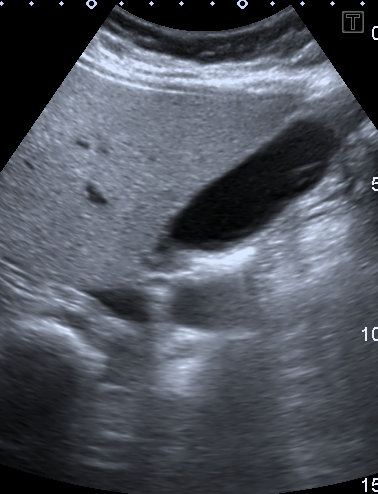
#> input picture stage1/normal/ch_20260423-222702-id_02.png, 378 x 494 px
$ python -i remove_calipers.py   (imports and definitions only)
#> lines starting #> are read from the running program, lines starting #| are printed output that depends on the picture; after the words box and inside, x2 and y2 are one past the last pixel; in counts of white or black regions, pixels touching at a corner belong together
#> further down, picture is the input picture: shape (494, 378, 3); mean B, G, R 90.9, 81.7, 77.2
"""
Remove caliper markers from stone images via OpenCV inpainting.

What this does:
- Reads from stage1/ (post-Chughtai-crop)
- Stone frames: detects bright/colored caliper pixels via HSV threshold, inpaints
- Non-stone frames: copied as-is (no calipers expected)
- Output goes to stage2/ (non-destructive, stage1/ unchanged)

Run:
    python remove_calipers.py
    python remove_calipers.py --preview           # show one before/after, don't write
    python remove_calipers.py --preview --file stones/gd_2025-10-01_khursheed-bb_01.png
"""

import argparse
from pathlib import Path
import shutil

import cv2
import numpy as np
import pandas as pd


DATASET_ROOT = Path(__file__).parent
STAGE1       = DATASET_ROOT / "stage1"
STAGE2       = DATASET_ROOT / "stage2"
MANIFEST     = DATASET_ROOT / "manifest.csv"


def build_caliper_mask(img: np.ndarray) -> np.ndarray:
    hsv = cv2.cvtColor(img, cv2.COLOR_BGR2HSV)
#> hsv: shape (494, 378, 3); mean H, S, V 97.2, 34.1, 90.9

    # bright white/grey caliper markers (high value, any hue, low-mid saturation)
    mask_white = cv2.inRange(hsv, (0, 0, 220), (180, 60, 255))
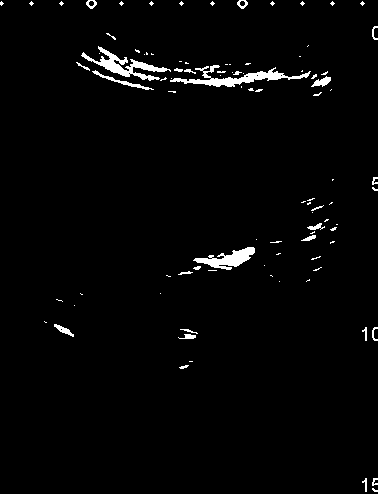
#> mask_white: shape (494, 378); 2.1% white; 95 white regions (69 under 20 px), largest, box (x1, y1, x2, y2) and area: (170, 65, 311, 87) 915, (81, 46, 171, 81) 828, (193, 247, 255, 270) 633

    # colored markers — cyan, yellow, orange (high saturation)
    mask_color = cv2.inRange(hsv, (0, 100, 150), (180, 255, 255))
#> mask_color: shape (494, 378); every value is 0

    mask = cv2.bitwise_or(mask_white, mask_color)

    # exclude large bright regions (fan highlight, not calipers)
    # calipers are small — remove connected components larger than 300px
    num_labels, labels, stats, _ = cv2.connectedComponentsWithStats(mask, connectivity=8)
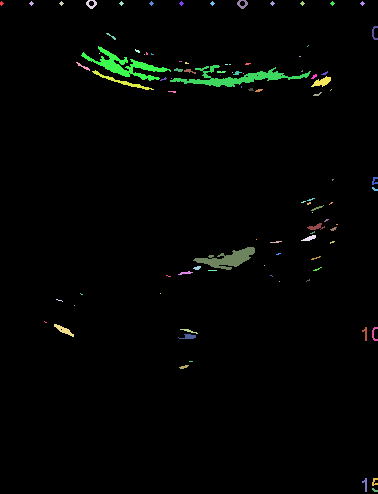
#> labels: shape (494, 378) int32; 96 distinct labels, from 0 to 95; one colour per label, 0 black
#> num_labels = 96; stats = 96 rows, first 6: [0, 0, 378, 494, 182739], [0, 1, 4, 5, 12], [29, 1, 5, 5, 13], [59, 1, 5, 5, 13], [86, 0, 11, 9, 52], [119, 1, 5, 5, 13]
    filtered = np.zeros_like(mask)
    for i in range(1, num_labels):
        if stats[i, cv2.CC_STAT_AREA] < 300:
            filtered[labels == i] = 255
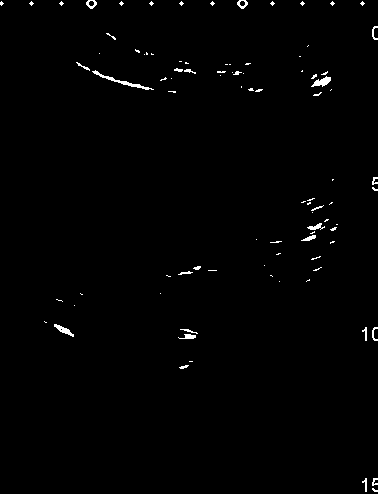
#> filtered: shape (494, 378); 0.87% white in thin lines or dots

    # small dilation to cover anti-aliased edges
    kernel = np.ones((3, 3), np.uint8)
    filtered = cv2.dilate(filtered, kernel, iterations=1)
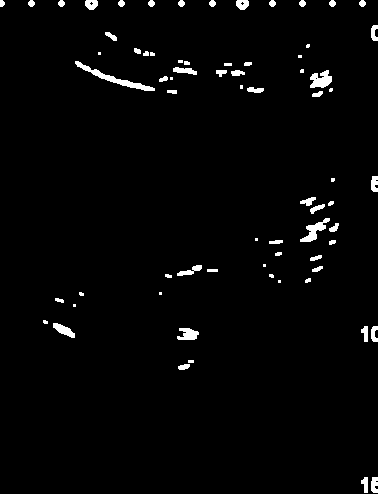
#> filtered: shape (494, 378); 2.1% white; 71 white regions (19 under 20 px), largest, box (x1, y1, x2, y2) and area: (75, 61, 155, 91) 432, (300, 218, 330, 242) 269, (310, 70, 332, 88) 265
    return filtered


def remove_calipers(img: np.ndarray) -> tuple[np.ndarray, np.ndarray]:
    mask   = build_caliper_mask(img)
    result = cv2.inpaint(img, mask, inpaintRadius=5, flags=cv2.INPAINT_TELEA)
    return result, mask


# [55 lines left out: function main, not called in this run]


# [8 lines not run here, left out]

>>> import cv2
>>> picture = cv2.imread('stage1/normal/ch_20260423-222702-id_02.png')
>>> result = remove_calipers(picture)

$ run again, on stage1/stones/ch_asia_03.png
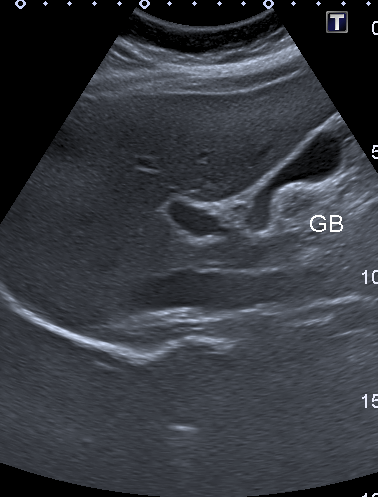
#> input picture stage1/stones/ch_asia_03.png, 378 x 497 px
#> picture is the input picture: shape (497, 378, 3); mean B, G, R 62.5, 56.1, 53
#> hsv: shape (497, 378, 3); mean H, S, V 90.8, 32.3, 62.5
#> in build_caliper_mask, `mask_white = cv2.inRange(hsv, (0, 0, 220), (180, 60, 255))`:
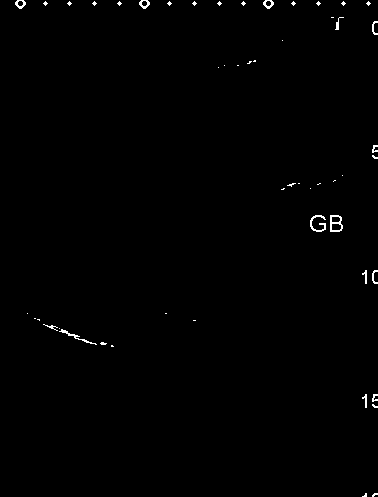
#> mask_white: shape (497, 378); 0.54% white in thin lines or dots
#> mask_color: shape (497, 378); every value is 0
#> labels: shape (497, 378) int32; 53 distinct labels, from 0 to 52
#> num_labels = 53; stats = 53 rows, first 6: [0, 0, 378, 497, 186851], [15, 0, 11, 9, 52], [43, 1, 5, 5, 13], [67, 1, 5, 5, 13], [92, 1, 5, 5, 13], [117, 1, 5, 5, 13]
#> in build_caliper_mask, `filtered = cv2.dilate(filtered, kernel, iterations=1)`:
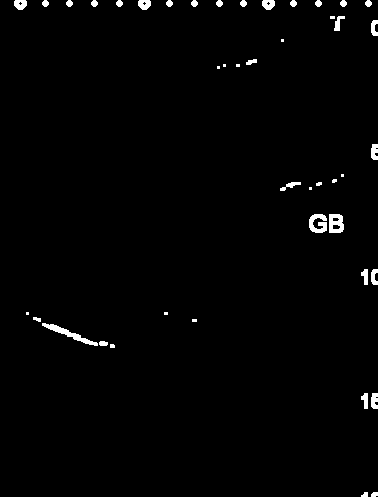
#> filtered: shape (497, 378); 1.3% white; 44 white regions (12 under 20 px), largest, box (x1, y1, x2, y2) and area: (42, 323, 98, 346) 293, (309, 214, 327, 233) 231, (329, 214, 344, 233) 224

$ run again, on stage1/stones/ch_nauraz-fatima_02.png
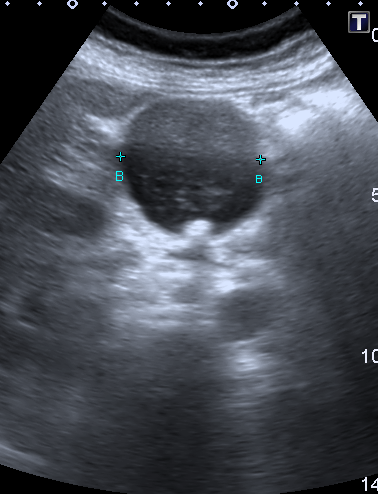
#> input picture stage1/stones/ch_nauraz-fatima_02.png, 378 x 494 px
#> picture is the input picture: shape (494, 378, 3); mean B, G, R 84.8, 76.3, 71.9
#> hsv: shape (494, 378, 3); mean H, S, V 97.5, 34.3, 84.8
#> mask_white: shape (494, 378); 3.5% white; 108 white regions (74 under 20 px), largest, box (x1, y1, x2, y2) and area: (276, 87, 360, 135) 1711, (122, 226, 190, 273) 1228, (96, 59, 150, 87) 302
#> mask_color: shape (494, 378); 0.05% white in thin lines or dots, all inside (x1, y1, x2, y2) = (116, 152, 265, 183)
#> in build_caliper_mask, `num_labels, labels, stats, _ = cv2.connectedComponentsWithStats(mask, ..`:
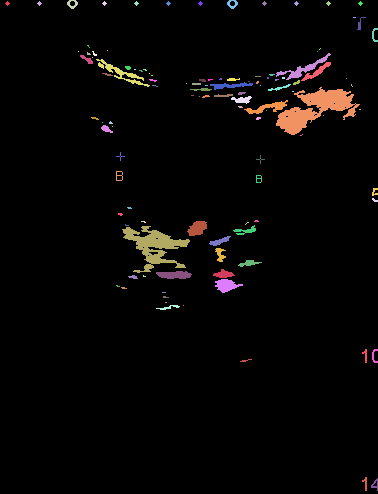
#> labels: shape (494, 378) int32; 113 distinct labels, from 0 to 112; one colour per label, 0 black
#> num_labels = 113; stats = 113 rows, first 6: [0, 0, 378, 494, 180140], [5, 1, 5, 5, 13], [37, 1, 5, 5, 13], [67, 0, 11, 9, 52], [102, 1, 5, 5, 13], [134, 1, 5, 5, 13]
#> in remove_calipers, `result = cv2.inpaint(img, mask, inpaintRadius=5, flags=cv2.INPAINT_TEL..`:
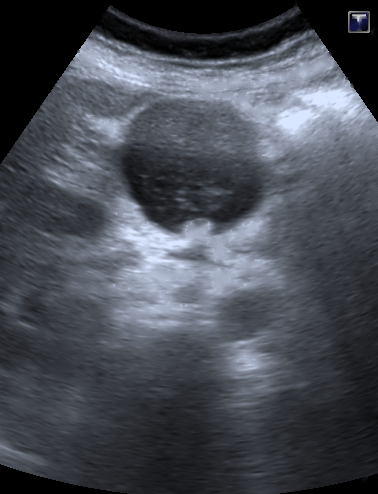
#> result: shape (494, 378, 3); mean B, G, R 83.1, 74.7, 70.5

$ run again, on stage1/stones/gd_2025-10-01_nasir_04.png
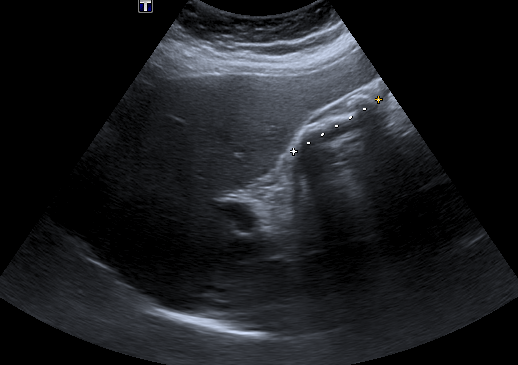
#> input picture stage1/stones/gd_2025-10-01_nasir_04.png, 518 x 365 px
#> picture is the input picture: shape (365, 518, 3); mean B, G, R 31.6, 28.4, 26.8
#> hsv: shape (365, 518, 3); mean H, S, V 65.8, 23.4, 31.6
#> in build_caliper_mask, `mask_white = cv2.inRange(hsv, (0, 0, 220), (180, 60, 255))`:
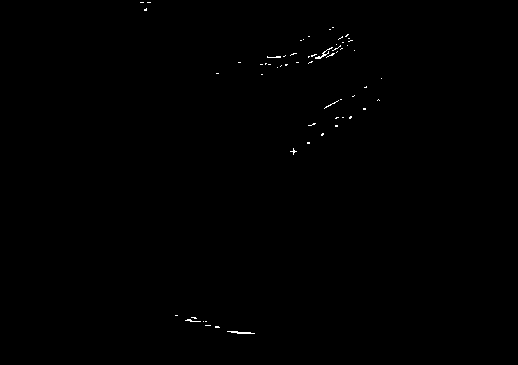
#> mask_white: shape (365, 518); 0.21% white in thin lines or dots, all inside (x1, y1, x2, y2) = (140, 2, 382, 334)
#> mask_color: shape (365, 518); 0.01% white in thin lines or dots, all inside (x1, y1, x2, y2) = (140, 4, 382, 103)
#> labels: shape (365, 518) int32; 63 distinct labels, from 0 to 62
#> num_labels = 63; stats = 63 rows, first 6: [0, 0, 518, 365, 188661], [140, 2, 4, 1, 4], [147, 2, 4, 1, 4], [140, 4, 1, 1, 1], [144, 8, 3, 3, 7], [150, 10, 1, 1, 1]
#> in build_caliper_mask, `filtered = cv2.dilate(filtered, kernel, iterations=1)`:
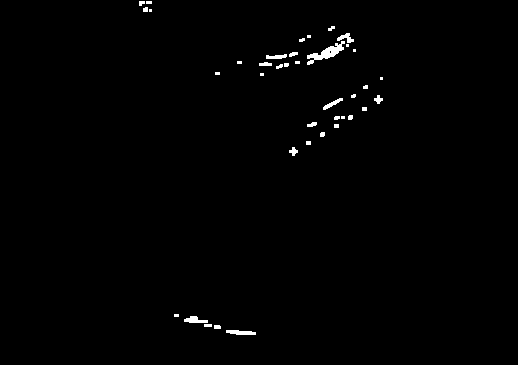
#> filtered: shape (365, 518); 0.78% white; 39 white regions (16 under 20 px), largest, box (x1, y1, x2, y2) and area: (307, 41, 345, 65) 314, (226, 330, 256, 335) 115, (184, 316, 208, 323) 108
